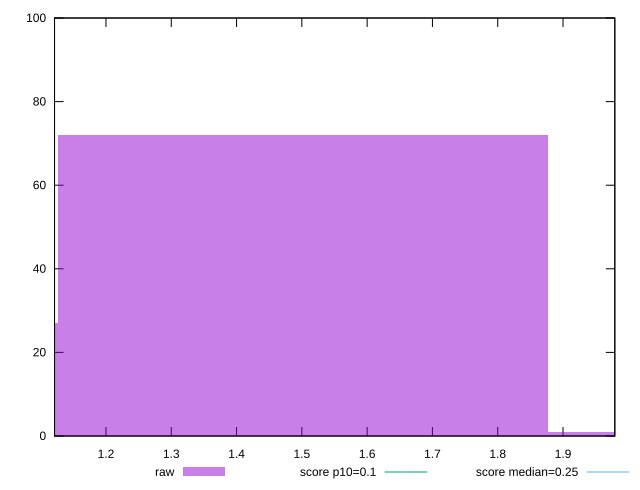

The gnuplot source for this figure:
reset

$raw <<EOF
1.5021409338884775 72
0.7510704669442387 27
2.253211400832716 1
EOF

set key outside below
set boxwidth 0.7510704669442387
set xrange [1.121230978012085:1.9793298882378472]
set yrange [0:100]
set trange [0:100]
set style fill transparent solid 0.5 noborder

set parametric
set terminal svg size 640, 490 enhanced background rgb 'white'
set output "report_00023_2021-02-20T12:14:57.249Z/cumulative-layout-shift/samples/pages/raw/histogram.svg"

plot $raw title "raw" with boxes, \
     0.1,t title "score p10=0.1", \
     0.25,t title "score median=0.25"

reset
